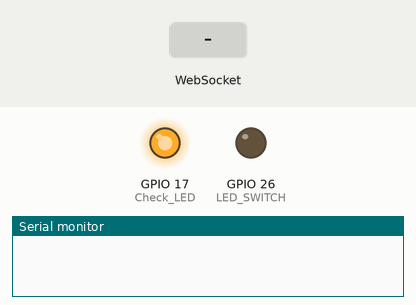
The sketch below on a simulated ESP32. Parts: output pins drawn as LEDs (lit = HIGH), the last lines printed to the serial monitor. Inputs (shaded band) come from the test bench. WiFi joins after 1.5 s; servers stay silent unless stated.

Above: at 0.01 s.
At 7.3 s:
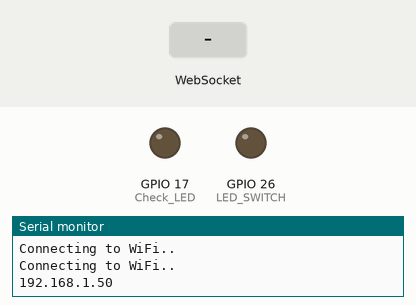
7.4 s: WebSocket text "message:do" received
At 7.47 s:
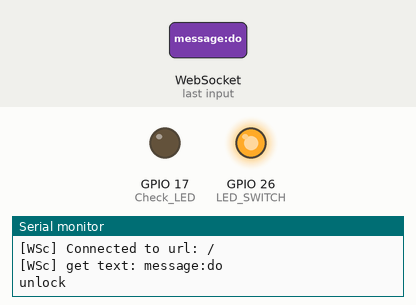
9.0 s: WebSocket text "message:state-check" received
10.5 s: WebSocket text "1" received
Timing chart, 0 to 13.5 s (numbered marks = the images above; inputs shaded):
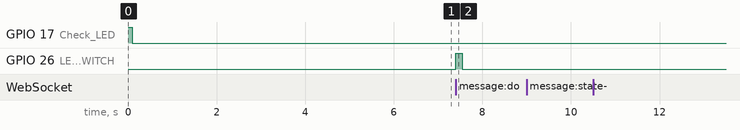

Measured:
- after the input at 7.4 s, GPIO 26 (LED_SWITCH): LOW → HIGH at once, → LOW 0.15 s later

The sketch:

esp32-websoket-client.ino
```cpp
/*
 * WebSocketClient.ino
 *
 *  Created on: 24.05.2015
 *
 */

#include <Arduino.h>

#include <WiFi.h>
//#include <WiFiMulti.h>
#include <WiFiClientSecure.h>

#include <WebSocketsClient.h>


//WiFiMulti WiFiMulti;
WebSocketsClient webSocket;

#define USE_SERIAL Serial

#define SSID "ssid15"
#define password "oic15oic15"
#define ws "192.168.2.98"         //nucの固定ip
const IPAddress ip(192,168,2,97); //esp32の固定ip
const IPAddress subnet(255,255,255,0);

#define LED_SWITCH      26
//#define LED_SWITCH_lock 27
#define Check_LED       17

unsigned long previousMillis = 0;
unsigned long interval = 30000;
int count=0;

void webSocketEvent(WStype_t type, uint8_t * payload, size_t length) {
  //char* st;
  String myString;
	switch(type) {
		case WStype_DISCONNECTED:
			USE_SERIAL.printf("[WSc] Disconnected!\n");
      count+=1;
      if(count > 10){
          ESP.restart();
      }
			break;
		case WStype_CONNECTED:
      count = 0;
			USE_SERIAL.printf("[WSc] Connected to url: %s\n", payload);

			// send message to server when Connected
			webSocket.sendTXT("Hello Server");
			break;
		case WStype_TEXT:
			USE_SERIAL.printf("[WSc] get text: %s\n", payload);
      //st = (char *) payload;
      myString = String((char *) payload);

      if(myString == "message:do"){
        Serial.println("unlock");
        digitalWrite(LED_SWITCH, HIGH);
        delay(150);
        digitalWrite(LED_SWITCH, LOW);
        webSocket.sendTXT("esp32:unlock");
      }
//      else if(myString == "message:off"){
//      　digitalWrite(LED_SWITCH_lock, HIGH);
//      　delay(150);
//      　digitalWrite(LED_SWITCH_lock, LOW);
//    　}
      else if(myString == "message:state-check"){
        webSocket.sendTXT("esp32ok");
      }
			break;
		case WStype_BIN:
		case WStype_ERROR:
		case WStype_FRAGMENT_TEXT_START:
		case WStype_FRAGMENT_BIN_START:
		case WStype_FRAGMENT:
		case WStype_FRAGMENT_FIN:
			break;
	}

}

void setup() {
	USE_SERIAL.begin(115200);

     pinMode(LED_SWITCH, OUTPUT);
//    pinMode(LED_SWITCH_lock, OUTPUT);
    pinMode(Check_LED,  OUTPUT);
    digitalWrite(Check_LED, HIGH);
    delay(100);
    digitalWrite(Check_LED, LOW);

	//Serial.setDebugOutput(true);
	USE_SERIAL.setDebugOutput(true);

	USE_SERIAL.println();
	USE_SERIAL.println();
	USE_SERIAL.println();

	for(uint8_t t = 4; t > 0; t--) {
		USE_SERIAL.printf("[SETUP] BOOT WAIT %d...\n", t);
		USE_SERIAL.flush();
		delay(1000);
	}

  if (!WiFi.config(ip,ip,subnet)){
    Serial.println("Failed to configure!");
  }

  WiFi.disconnect();
//	WiFiMulti.addAP(SSID, password);
  WiFi.begin(SSID,password);

  int count=0;
//	while(WiFiMulti.run() != WL_CONNECTED) {
  while(WiFi.status() != WL_CONNECTED){
    delay(1000);
    Serial.println("Connecting to WiFi..");
    count +=1;
    if(count >5){
      digitalWrite(Check_LED, HIGH);
      delay(100);
      digitalWrite(Check_LED, LOW);
      ESP.restart();
    }
	 }

  // Print ESP Local IP Address
  Serial.println(WiFi.localIP());

	// server address, port and URL
	webSocket.begin(ws, 3000, "/");

	// event handler
	webSocket.onEvent(webSocketEvent);

	// try ever 5000 again if connection has failed
	webSocket.setReconnectInterval(5000);
}

void loop() {
  webSocket.loop();

  unsigned long currentMillis = millis();
  // if WiFi is down, try reconnecting every CHECK_WIFI_TIME seconds
  if ((WiFi.status() != WL_CONNECTED) && (currentMillis - previousMillis >=interval)) {
    Serial.print(millis());
    Serial.println("Reconnecting to WiFi...");
    WiFi.disconnect();
    WiFi.reconnect();
    Serial.println(WiFi.localIP());
    previousMillis = currentMillis;
  }

  //ping pong
  if ((WiFi.status() == WL_CONNECTED) && (currentMillis - previousMillis >=interval)) {
    webSocket.sendTXT("ping");
    previousMillis = currentMillis;
  }
}
```
